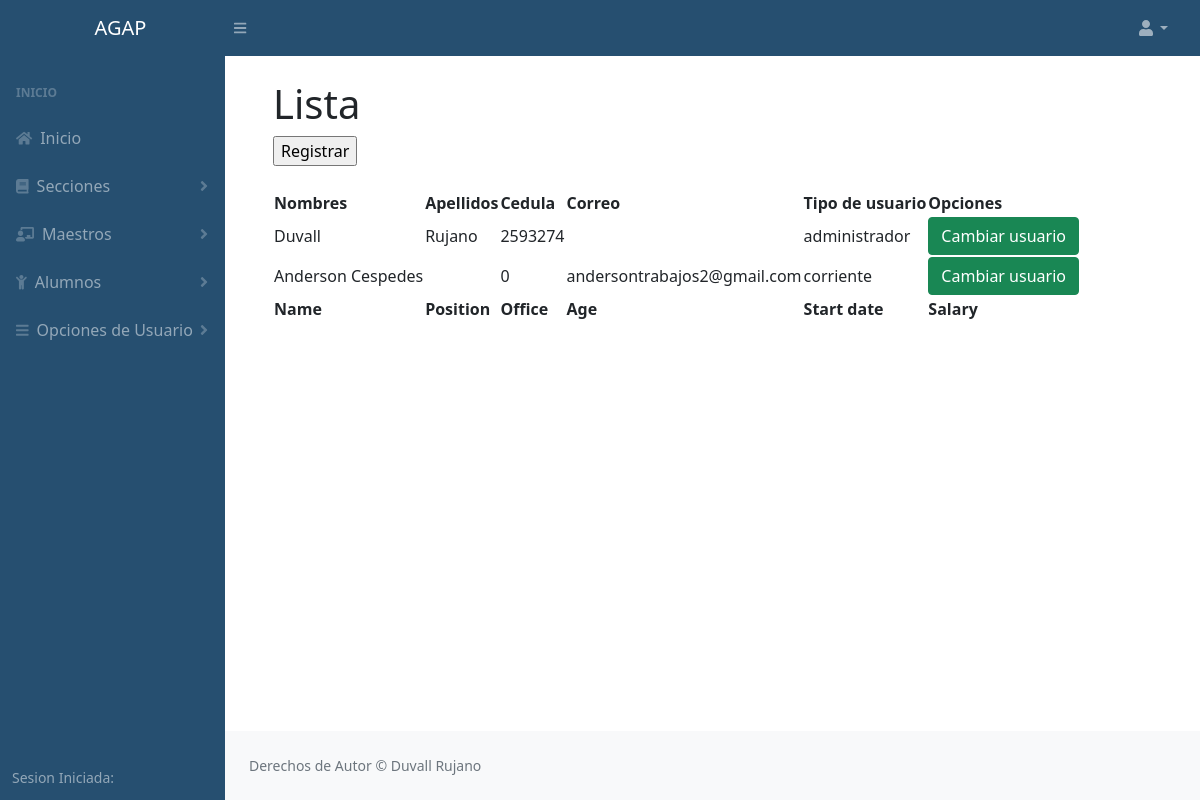
/solicitudes.php, run on the app's committed database.
### tables this page shows
CREATE TABLE `usuario` (
  `id_usuario` int(11) NOT NULL AUTO_INCREMENT,
  `nombres` varchar(200) NOT NULL,
  `apellidos` varchar(200) NOT NULL,
  `cedula` int(200) NOT NULL,
  `usuario` varchar(200) NOT NULL,
  `pass` varchar(200) NOT NULL,
  `correo` varchar(250) NOT NULL,
  `iden_us` varchar(200) NOT NULL,
  `tipo_usu` varchar(50) NOT NULL DEFAULT 'corriente',
  PRIMARY KEY (`id_usuario`),
  UNIQUE KEY `cedula` (`cedula`),
  UNIQUE KEY `correo` (`correo`)
);

### php/users/conexion.php (called while the page is built, shortened)
<?php
	class conexion
	{
		private $host;
		private $user;
		private $password;
		private $database;
		function __construct(){
			$this->host 	= "localhost";
			$this->user 	= "root";
			$this->password = "";
			$this->database = "agap";
		}
		public function conectar(){
			$conexion = mysqli_connect($this->host, $this->user, $this->password, $this->database);
			return $conexion;
		}
	}
 ?>

### php/users/users.php (called while the page is built, shortened)
<?php
	include "conexion.php";
	class users
	{
		private $link;
		function __construct()
		{
			$this->conn  = new conexion();
			$this->link  = $this->conn->conectar();
		}
		public function getUser()
		{
			$query  = "SELECT * FROM usuario";
			$result = mysqli_query($this->link, $query);
			$data   = array();
			while ($data[] = mysqli_fetch_assoc($result));
			array_pop($data);
			return $data;
		}
	}
?>

### solicitudes.php (the view, shortened to what this page needs)
<?php
include "php/users/users.php";
        $user      = new users;
        $users     = $user->getUser();
?>
<!DOCTYPE html>
<html lang="en">
    <head>
        <link href="https://cdn.jsdelivr.net/npm/simple-datatables@latest/dist/style.css" rel="stylesheet" />
        <link href="css/styles.css" rel="stylesheet" />
    </head>
    <body class="sb-nav-fixed">
          <?php include "php/acceso.php"?>
                    <div class="container-fluid px-4">
                        <h1 class="mt-4">Lista</h1>
                        <ol class="breadcrumb mb-4">
<div> <input type="button" onclick="location='registro_alumno.php'" value="Registrar"> </div>
                        </ol>
                                <table id="datatablesSimple">
                                    <thead>
                                        <tr>
                                            <th>Nombres</th>
                                            <th>Apellidos</th>
                                            <th>Cedula</th>
                                            <th>Correo</th>
                                            <th>Tipo de usuario</th>
                                            <th>Opciones</th>
                                        </tr>
                                    </thead>
                                    <tfoot>
                                        <tr>
                                            <th>Name</th>
                                            <th>Position</th>
                                            <th>Office</th>
                                            <th>Age</th>
                                            <th>Start date</th>
                                            <th>Salary</th>
                                        </tr>
                                    </tfoot>
                                    <tbody>
                         <?php
                    if (count($users)>0) {
                        foreach ($users as $column => $value) {
                ?>
                                        <tr>
                                            <td><?php echo $value['nombres'];?></td>
                                            <td><?php echo $value['apellidos'];?></td>
                                            <td><?php echo $value['cedula'];?></td>
                                            <td><?php echo $value['correo'];?></td>
                                            <td><?php echo $value['tipo_usu'];?></td>
                                            <td><?php if ($value['id_usuario'] != $_SESSION['id_usuario']){ ?> <div> <a href="php/users/user_controler.php?cam_tip&id=<?=$value['id_usuario']?>&tip=<?=$value['tipo_usu']?>" class= "btn btn-success" >Cambiar usuario</a> <?php } ?></td>
                                        </tr>
                                <?php }  ?>
                                 <?php }  ?>
                                    </tbody>
                                </table>
                </main>
                <footer class="py-4 bg-light mt-auto">
                    <div class="container-fluid px-4">
                        <div class="d-flex align-items-center justify-content-between small">
                            <div class="text-muted">Derechos de Autor &copy; Duvall Rujano</div>
                        </div>
                    </div>
                </footer>
            </div>
        </div>
    </body>
</html>

### data on the page
usuario: nombres "Duvall", apellidos "Rujano", cedula "2593274", tipo_usu "administrador"
usuario: nombres "Anderson Cespedes", cedula "0", correo "andersontrabajos2@gmail.com", tipo_usu "corriente"
